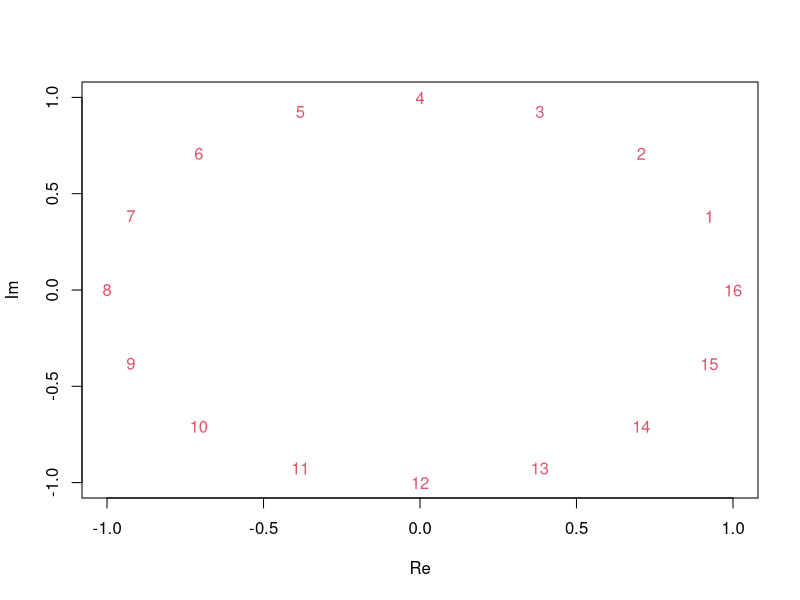
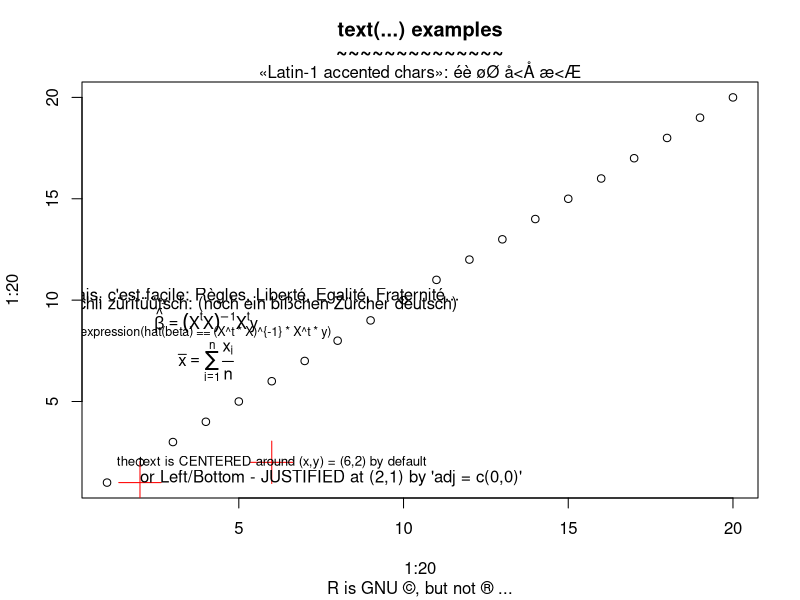

Source code (R) for these figures, in order:
#!/usr/bin/env Rscript
# using the text() commnd to add text on an R plot
library(Cairo)

K <- 16
CairoPNG("tx0.png", 800, 800)
plot(-1:1, -1:1, type = "n", xlab = "Re", ylab = "Im")
text(exp(1i * 2 * pi * (1:K) / K), col = 2)
dev.off()

## The following two examples use latin1 characters: these may not
## appear correctly (or be omitted entirely).
CairoPNG("tx1.png", 800, 800)
plot(1:20, 1:20, main = "text(...) examples\n~~~~~~~~~~~~~~", sub = "R is GNU ©, but not ® ...")
mtext("«Latin-1 accented chars»: éè øØ å<Å æ<Æ", side = 3)
points(c(6,2), c(2,1), pch = 3, cex = 4, col = "red")
text(6, 2, "the text is CENTERED around (x,y) = (6,2) by default", cex = .8)
text(2, 1, "or Left/Bottom - JUSTIFIED at (2,1) by 'adj = c(0,0)'", adj = c(0,0))
text(4, 9, expression(hat(beta) == (X^t * X)^{-1} * X^t * y))
text(4, 8.4, "expression(hat(beta) == (X^t * X)^{-1} * X^t * y)", cex = .75)
text(4, 7, expression(bar(x) == sum(frac(x[i], n), i==1, n)))

## Two more latin1 examples
text(5, 10.2, "Le français, c'est façile: Règles, Liberté, Egalité, Fraternité...")
text(5, 9.8, "Jetz no chli züritüütsch: (noch ein bißchen Zürcher deutsch)")
dev.off()
